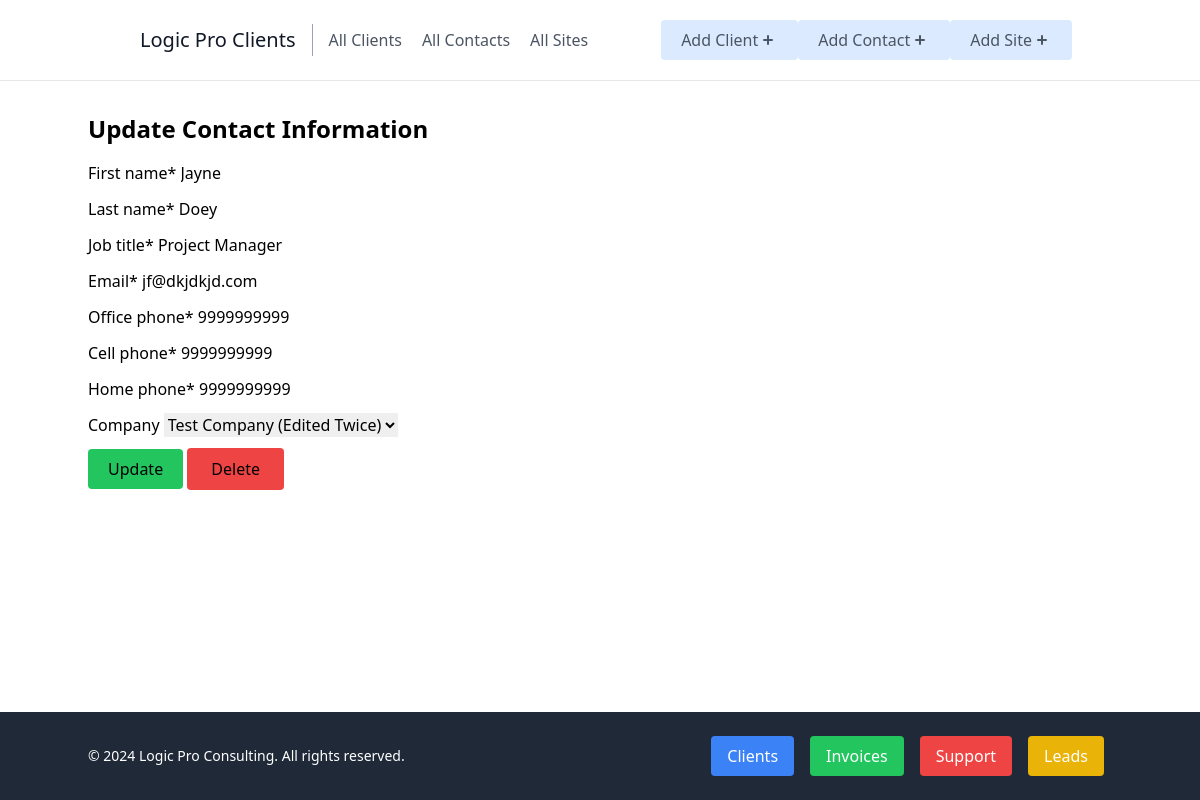
/clients/update/contact/2/, run on the app's committed database.
### clients/models.py (models this page shows, shortened)
class Contact(models.Model):
    first_name = models.CharField(max_length=100)
    last_name = models.CharField(max_length=100)
    email = models.EmailField(max_length=100)
    job_title = models.CharField(max_length=100, default='N/A')
    office_phone = models.CharField(max_length=20)
    cell_phone = models.CharField(max_length=20)
    home_phone = models.CharField(max_length=20)
    created_at = models.DateTimeField(auto_now_add=True)
    updated_at = models.DateTimeField(auto_now=True)
    company = models.ForeignKey('Client', on_delete=models.CASCADE, related_name='company_account', null=True, blank=True)

class Client(models.Model):
    company = models.CharField(max_length=100)
    industry = models.CharField(max_length=100)
    hourly_rate = models.DecimalField(max_digits=5, decimal_places=2)
    created_at = models.DateTimeField(auto_now_add=True)
    updated_at = models.DateTimeField(auto_now=True)
    balance = models.DecimalField(max_digits=10, decimal_places=2, default=0, blank=True)
    contact = models.ForeignKey(Contact, on_delete=models.CASCADE, related_name='client_contact', null=True, blank=True)
    invoice_contact = models.ForeignKey(Contact, on_delete=models.CASCADE, related_name='invoice_contact', null=True, blank=True)
    def __str__(self):
        return f'{self.company}'

### clients/views.py (the view)
# urls.py: path('clients/update/contact/<int:pk>/', update_contact, name='update-contact'),
def update_contact(request, pk): # update a contact
    contact = get_object_or_404(Contact, pk=pk)
    if request.method == 'POST':
        form = ContactForm(request.POST, instance=contact)
        if form.is_valid():
            form.save()
            return redirect(reverse('contact-detail', kwargs={'pk': pk}))
    else:
        form = ContactForm(instance=contact)
    return render(request, 'clients/update_contact.html', {'form': form, 'contact': contact})

### clients/forms.py
class ContactForm(forms.ModelForm):
    class Meta:
        model = Contact
        fields = [
            'first_name',
            'last_name',
            'job_title',
            'email',
            'office_phone',
            'cell_phone',
            'home_phone',
            'company',
        ]

### clients/templates/clients/update_contact.html (shortened to what this page needs)
{% extends 'clients/_base.html' %}
{% load crispy_forms_tags %}
{% block content %}
<div class="container mx-auto mt-8">
    <h1 class="text-2xl font-bold mb-4">Update Contact Information</h1>
    <form method="post">
        {{ form|crispy }}
        <input class="rounded px-5 py-2 bg-green-500 hover:cursor-pointer" type="submit" value="Update">
        <a href="{% url 'delete-contact' contact.id %}" class="rounded px-6 py-2.5 bg-red-500 hover:cursor-pointer">Delete</a>
    </form>
</div>
{% endblock %}

### data on the page
Contact: first_name "Jayne", last_name "Doey", job_title "Project Manager", email "jf@dkjdkjd.com", office_phone "9999999999", cell_phone "9999999999", home_phone "9999999999"
Client: company "Test Company (Edited Twice)"
